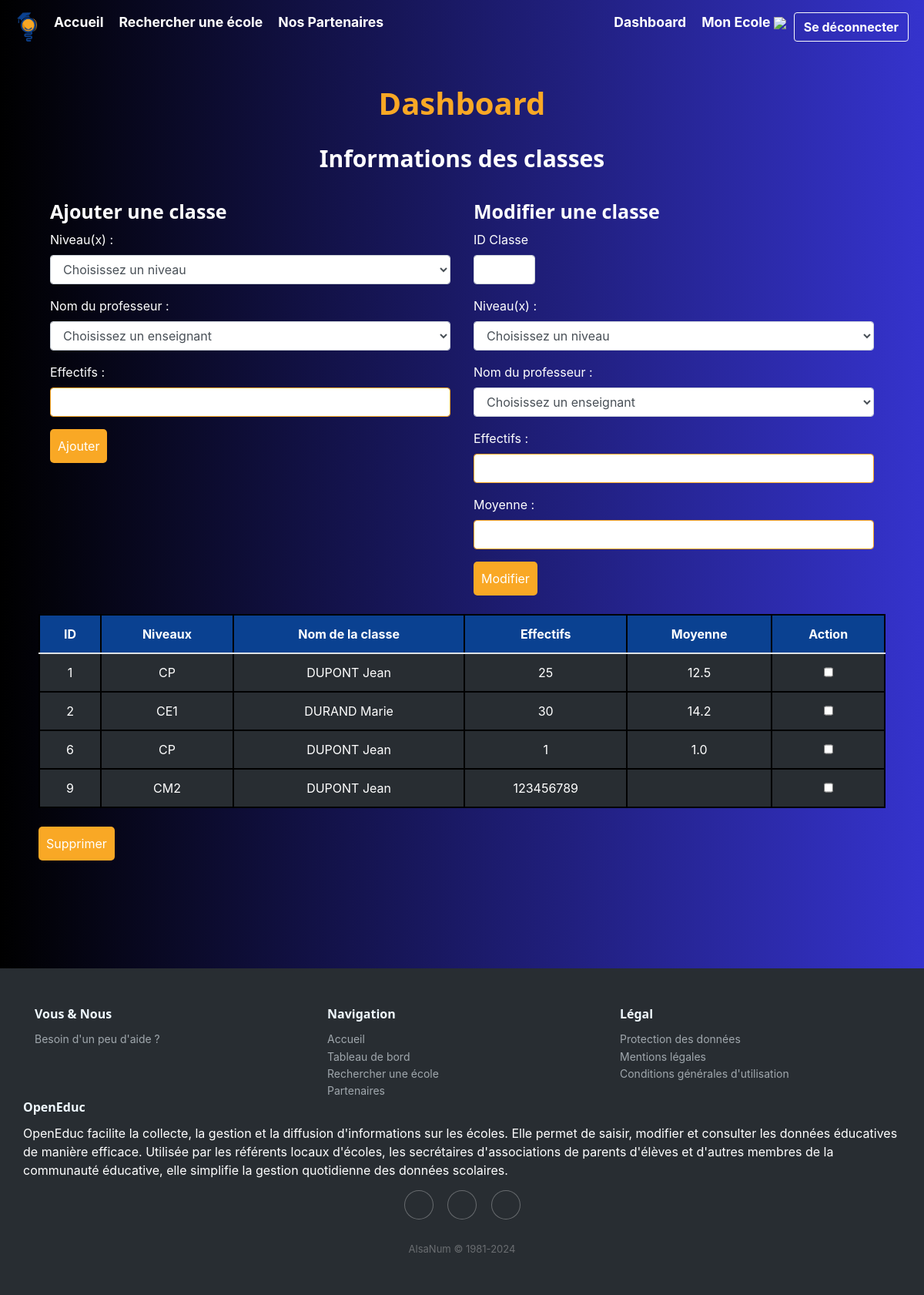
/dashboard/classe (signed in), run on an earlier commit of the app's database.
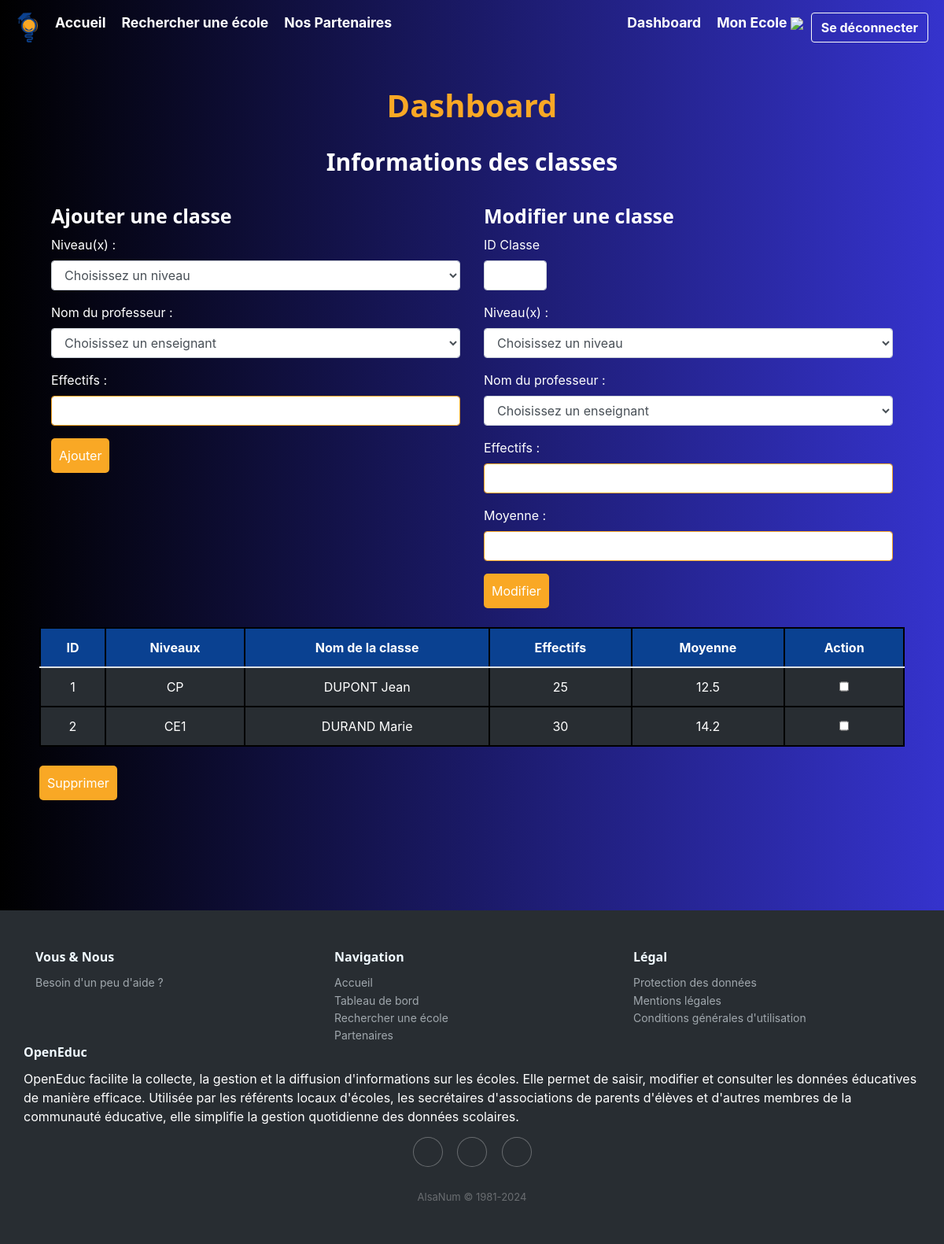
And on a later commit of the database.
### tables this page shows
CREATE TABLE Classe (
idClasse INTEGER PRIMARY KEY,
Effectif INT,
Moyenne FLOAT,
niveauScolaire TEXT CHECK( niveauScolaire IN ('PS','MS','GS','CP','CE1','CE2','CM1','CM2','6E','5E','4E','3E','2NDE','1RE','TALE') ),
idPersonnel INT,
idEcole INT, -- Clé étrangère faisant référence à l'école à laquelle la classe est rattachée
FOREIGN KEY (idEcole) REFERENCES Ecole(idEcole),
FOREIGN KEY (idPersonnel) REFERENCES Personnel(idPersonnel)
);

CREATE TABLE Personnel (
idPersonnel INTEGER PRIMARY KEY ,
Nom VARCHAR(50),
Prenom VARCHAR(50),
Sexe TEXT CHECK( Sexe IN ('H','F') ),
Telephone VARCHAR(15),
Email VARCHAR(255),
Fonction TEXT CHECK( Fonction IN ('Directeur','Enseignant','Correspondant Local APEA','Correspondant Local Mairie') ),
idEcole INT, -- Clé étrangère faisant référence à l'école à laquelle le personnel est rattaché
idClasse INT,
FOREIGN KEY (idEcole) REFERENCES Ecole(idEcole),
FOREIGN KEY (idClasse) REFERENCES Classe(idClasse)
);

### main.py (the view)
@app.route("/dashboard/classe", methods=["POST", "GET"])
def referentClasse() :
    username = session.get("username")
    statut = session.get("statut")
    id = session.get("id")
    monEcole = chercher_monEcole(id)
    print("monecole",monEcole)
    if request.method == "POST":
        submit_type = request.form.get('submit-type')
        if submit_type == 'Ajouter':
            print("\n\n AJOUT CLASSE \n\n")
            data = request.form
            niveauScolaire = data.get('niveau')
            prof = data.get('nom_prof')
            effectif = data.get('effectifs')
            moyenne = data.get('moyenne')
            inserer_classe(effectif, moyenne, niveauScolaire, prof, monEcole)
            return redirect(request.url)
        elif submit_type == 'Modifier' :
            print("\n\n MODIFICATION CLASSE \n\n")
            data = request.form
            idClasse = data.get('idClasse')
            niveauScolaire = data.get('niveau')
            prof = data.get('nom_prof')
            effectif = data.get('effectifs')
            moyenne = data.get('moyenne')
            update_classe(idClasse,niveauScolaire,prof,effectif,moyenne)
            return redirect(request.url)
        elif submit_type == 'Supprimer':
            print("\n\n SUPPRESSION CLASSE \n\n")
            data = request.form
            idClasse = data.getlist('idClasse')
            print("idClasse",idClasse)
            supprimer_classe(idClasse)
            return redirect(request.url)
    else :
        if username is not None and statut == 0 :
            conn = sqlite3.connect(bdd_name).cursor().execute("""
                                                              SELECT cycleScolaire
                                                              FROM Ecole, Utilisateur
                                                              WHERE Ecole.idEcole = Utilisateur.idEcole
                                                                AND idUtilisateur = ?""", (id,)
                                                            )
            cycleScolaire = conn.fetchall()[0][0]
            conn = sqlite3.connect(bdd_name).cursor().execute("""
                                                              SELECT c.idClasse, c.niveauScolaire, p.Nom, p.Prenom, c.Effectif, c.Moyenne
                                                              FROM Classe c
                                                              JOIN Personnel p ON c.idPersonnel = p.idPersonnel
                                                              JOIN Utilisateur u ON c.idEcole = u.idEcole
                                                              WHERE u.idUtilisateur = ?""", (id,)
                                                              )
            classes = conn.fetchall()
            conn.close()
            return render_template("views/dashboard/referentClasse.html",
                                   cycleScolaire = cycleScolaire,
                                   classes = classes,
                                   profs = chercher_profs(monEcole)
                                   )
        return redirect(url_for('dashboard'))

### templates/views/dashboard/referentClasse.html (shortened to what this page needs)
{% extends "base.html" %}
{% block css %}<link rel="stylesheet" href="{{ url_for('static', filename='css/dashboard.css') }}"></link>{% endblock %}
{% block content %}
<h1>Dashboard</h1>
<h2>Informations des classes</h2>
<div class="container">
    <div class="row">
        <div class="col">
            <h3>Ajouter une classe</h3>
            <form action="{{ url_for('referentClasse') }}" method="POST">
                <div class="form-group">
                    <label for="niveau">Niveau(x) :</label>
                    <select class="form-control" name="niveau" id="niveau" required>
                        <option value="" disabled selected aria-required="true">Choisissez un niveau</option>
                    </select>
                </div>
                <div class="form-group">
                    <label for="nom_prof">Nom du professeur :</label>
                    <select class="form-control" name="nom_prof" id="nom_prof" required>
                        <option value="" disabled selected aria-required="true">Choisissez un enseignant</option>
                    </select>
                </div>
                <div class="form-group">
                    <label for="effectifs">Effectifs :</label>
                    <input class="form-control" type="text" id="effectifs" name="effectifs" value="" required>
                </div>
                <input type="submit" name="submit-type" value="Ajouter" style="width: max-content;">
            </form>
        </div>
        <div class="col">
            <h3>Modifier une classe</h3>
            <form action="{{ url_for('referentClasse') }}" method="POST">
                <div class="form-group">
                    <label for="idClasse">ID Classe</label>
                    <input class="form-control" type="number" name="idClasse" id="idClasse" required style="width: 5em;">
                </div>
                <div class="form-group">
                    <label for="niveau">Niveau(x) :</label>
                    <select class="form-control" name="niveau" id="niveau" required>
                        <option value="" disabled selected aria-required="true">Choisissez un niveau</option>
                    </select>
                </div>
                <div class="form-group">
                    <label for="nom_prof">Nom du professeur :</label>
                    <select class="form-control" name="nom_prof" id="nom_prof" required>
                        <option value="" disabled selected aria-required="true">Choisissez un enseignant</option>
                    </select>
                </div>
                <div class="form-group">
                    <label for="effectifs">Effectifs :</label>
                    <input class="form-control" type="text" id="effectifs" name="effectifs" value="" required>
                </div>
                <div class="form-group">
                    <label for="moyenne">Moyenne :</label>
                    <input class="form-control" type="text" id="moyenne" name="moyenne" value="" required>
                </div>
                <input type="submit" name="submit-type" value="Modifier" style="width: max-content;">
            </form>
        </div>
    </div>
</div>
<br>
<form action="{{ url_for('referentClasse') }}" method="POST">
    <table class="table is-fullwidth">
        <thead>
            <tr>
                <th>ID</th>
                <th>Niveaux</th>
                <th>Nom de la classe</th>
                <th>Effectifs</th>
                <th>Moyenne</th>
                <th>Action</th>
            </tr>
        </thead>
        <tbody>
            {% for classe in classes %}
                <tr>
                    <td value="classe[0]">{{ classe[0] }}</td>
                    <td value="classe[0]">{{ classe[1] }}</td>
                    <td value="classe[0]">{{ classe[2].upper() }} {{ classe[3] }}</td>
                    <td value="classe[0]">{{ classe[4] }}</td>
                    <td value="classe[0]">{{ classe[5] if classe[5] }}</td>
                    <td>
                        <input type="checkbox" name="idClasse" value="{{ classe[0] }}">
                    </td>
                </tr>
            {% endfor %}
        </tbody>
    </table>
    <br>
    <input type="submit" name="submit-type" value="Supprimer" style="width: max-content;">
</form>
{% endblock %}

### templates/base.html (shortened to what this page needs)
<!DOCTYPE html>
<html lang="fr">
<head>
    <link rel="stylesheet" href="https://cdnjs.cloudflare.com/ajax/libs/ionicons/2.0.1/css/ionicons.min.css">
    <link rel="stylesheet" href="https://cdnjs.cloudflare.com/ajax/libs/twitter-bootstrap/4.1.3/css/bootstrap.min.css">
    <link rel="stylesheet" href="{{ url_for('static', filename='css/style.css') }}">
    {% block css %}{% endblock %}
</head>
<body>
    <nav id="navbar">
        <img src="{{ url_for('static', filename='img/logo.png') }}" alt="logo" width="50">
        <ul id="navbar-items">
            <li class="navbar-item">
                <a href="{{ url_for('index') }}">Accueil</a>
            </li>
            <li class="navbar-item">
                <a href="{{ url_for('recherche') }}">Rechercher une école</a>
            </li>
            <li class="navbar-item">
                <a href="{{ url_for('partenaires') }}">Nos Partenaires</a>
            </li>
            <li class="navbar-item login-logout">
                <div class="dropdown">
                    {% if session['username'] %}
                    <a href="{{ url_for('dashboard') }}" style="padding: 0 10px">
                        Dashboard
                    </a>
                    {% endif %}
                </div>
                {% if session['statut'] == 1 %}
                <div class="dropdown">
                    <a style="padding: 0 10px;">
                        Gestion Ecoles
                        <img style="width: 20px;" src="https://www.nzrugby-connect.com/wp-content/uploads/2019/03/fleche-blanche-bas.png">
                    </a>
                    <div class="dropdown-content">
                        <a href="{{ url_for('dashboardAdminSearchEcole') }}">Rechercher</a>
                        <a href="{{ url_for('dashboardAdminAddEcole') }}"   >Créer</a>
                        <a href="{{ url_for('dashboardAdminDeleteEcole') }}">Supprimer</a>
                        <a href="{{ url_for('dashboardAdminEditEcole') }}"  >Modifier</a>
                    </div>
                </div>
                <div class="dropdown">
                    <a style="padding: 0 10px;">
                        Gestion Référents
                        <img style="width: 20px;" src="https://www.nzrugby-connect.com/wp-content/uploads/2019/03/fleche-blanche-bas.png">
                    </a>
                    <div class="dropdown-content">
                        <a href="{{ url_for('dashboardAdminSearchRef') }}">Rechercher</a>
                        <a href="{{ url_for('dashboardAdminAddRef') }}"   >Créer</a>
                        <a href="{{ url_for('dashboardAdminDeleteRef') }}">Supprimer</a>
                        <a href="{{ url_for('dashboardAdminEditRef') }}"  >Modifier</a>
                    </div>
                </div>
                {% else %}
                <div class="dropdown">
                    <a style="padding: 0 10px;">
                        Mon Ecole
                        <img style="width: 20px;" src="https://www.nzrugby-connect.com/wp-content/uploads/2019/03/fleche-blanche-bas.png">
                    </a>
                </div>
                {% endif %}
                {% if session['username'] %}
                <a href="{{ url_for('logout') }}" class="btn btn-outline-light" id="logout">Se déconnecter</a>
                {% else %}
                <a href="{{ url_for('login') }}" class="btn btn-outline-light" id="login">Se connecter</a>
                {% endif %}
            </li>
        </ul>
    </nav>
    <div id="container">
        {% block content %}{% endblock %}
    </div>
    <div class="footer-dark">
        <footer>
            <div class="container">
                <div class="row">
                    <div class="col-sm-6 col-md-4 item">
                        <h3>Vous & Nous</h3>
                        <ul>
                            <li><a href="https://nidal-e5.gitbook.io/openeduc" target="_blank">Besoin d'un peu d'aide ?</a></li>
                        </ul>
                    </div>
                    <div class="col-sm-6 col-md-4 item">
                            <h3>Navigation</h3>
                        <ul>
                            <li><a href="{{ url_for('index') }}">Accueil</a></li>
                            <li><a href="{{ url_for('dashboard') }}">Tableau de bord</a></li>
                            <li><a href="{{ url_for('recherche') }}">Rechercher une école</a></li>
                            <li><a href="{{ url_for('partenaires') }}">Partenaires</a></li>
                        </ul>
                    </div>
                    <div class="col-sm-6 col-md-4 item">
                        <h3>Légal</h3>
                        <ul>
                            <li><a href="{{ url_for('protectionDesDonnees') }}">Protection des données</a></li>
                            <li><a href="{{ url_for('mentionsLegales') }}">Mentions légales</a></li>
                            <li><a href="{{ url_for('cgu') }}">Conditions générales d'utilisation</a></li>
                        </ul>
                    </div>
                    <div class="col-6d-6 item te4t">
                        <h3>OpenEduc</h3>
                        <p>
                            OpenEduc facilite la collecte, la gestion et la diffusion d'informations sur les écoles. Elle permet de saisir, modifier et consulter les données éducatives de manière efficace. Utilisée par les référents locaux d'écoles, les secrétaires d'associations de parents d'élèves et d'autres membres de la communauté éducative, elle simplifie la gestion quotidienne des données scolaires.
                        </p>
                    </div>
                    <div class="col item social">
                        <a href="#"></a>
                        <a href="#"></a>
                        <a href="#"></a>
                    </div>
                </div>
                <p class="copyright">AlsaNum © 1981-2024</p>
            </div>
        </footer>
    </div>
</body>
</html>

What changed in the data, as far as the page shows it:
removed Classe: idClasse "6", niveauScolaire "CP", Nom "DUPONT", Prenom "Jean", Effectif "1", Moyenne "1.0"
removed Classe: idClasse "9", niveauScolaire "CM2", Nom "DUPONT", Prenom "Jean", Effectif "123456789"
